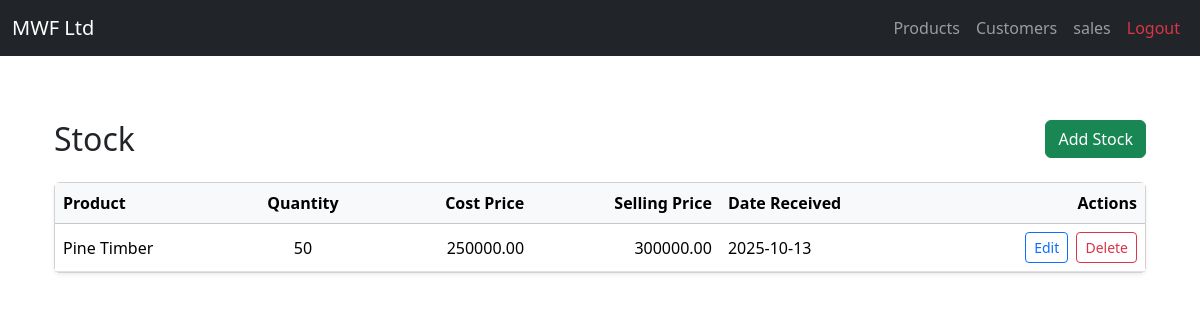
Page /stock/ on the earlier database version.
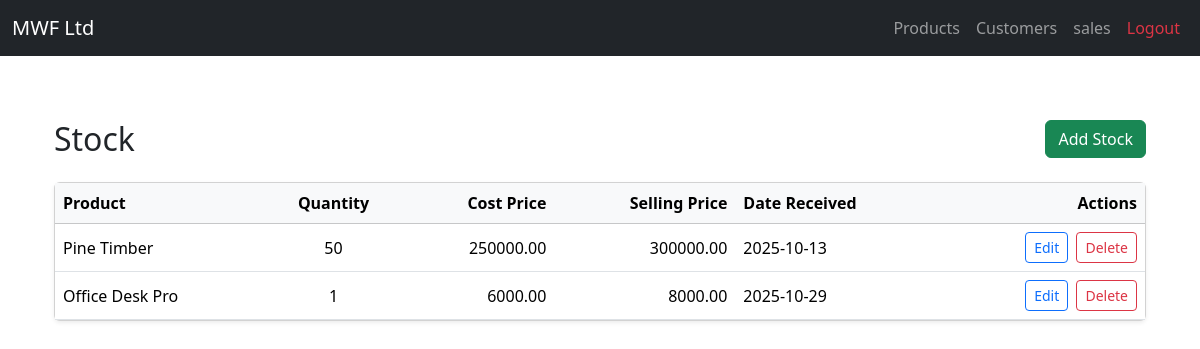
Same page on the later database version.
### stock/models.py (models this page shows, shortened)
class StockEntry(models.Model):
    product = models.ForeignKey(Product, on_delete=models.CASCADE)
    supplier = models.ForeignKey(Supplier, on_delete=models.SET_NULL, null=True)
    quantity = models.PositiveIntegerField()
    cost_price = models.DecimalField(max_digits=10, decimal_places=2)
    product_price = models.DecimalField(max_digits=10, decimal_places=2)
    quality = models.CharField(max_length=50)
    color = models.CharField(max_length=30, blank=True, null=True)
    measurements = models.CharField(max_length=100, blank=True, null=True)
    date_received = models.DateField(auto_now_add=True)

### products/models.py (models this page shows, shortened)
class Product(models.Model):
    WOOD = 'wood'
    FURNITURE = 'furniture'
    PRODUCT_TYPE_CHOICES = [
        (WOOD, 'Wood'),
        (FURNITURE, 'Furniture'),
    ]
    name = models.CharField(max_length=100)
    type = models.CharField(max_length=20, choices=PRODUCT_TYPE_CHOICES)
    category = models.CharField(max_length=50)  # e.g., sofa, timber
    description = models.TextField(blank=True)
    color = models.CharField(max_length=30, blank=True, null=True)
    measurements = models.CharField(max_length=100, blank=True, null=True)
    quality = models.CharField(max_length=50)
    product_price = models.DecimalField(max_digits=10, decimal_places=2)
    cost_price = models.DecimalField(max_digits=10, decimal_places=2)
    current_stock = models.PositiveIntegerField(default=0)
    date_added = models.DateField(auto_now_add=True)

### stock/views.py (the view)
# urls.py: path('', views.stock_list, name='stock_list'),
def stock_list(request):
    stocks = StockEntry.objects.all()
    return render(request, 'stock_list.html', {'stock': stocks})

### stock/templates/stock_list.html
{% extends "base.html" %}
{% block content %}
<div class="container mt-5">
    <div class="d-flex justify-content-between align-items-center mb-4">
        <h2 class="mb-0">Stock</h2>
        <a href="{% url 'add_stock' %}" class="btn btn-success">Add Stock</a>
    </div>
    {% if stock %}
    <div class="card shadow-sm">
        <div class="card-body p-0">
            <div class="table-responsive">
                <table class="table table-hover align-middle mb-0">
                    <thead class="table-light">
                        <tr>
                            <th scope="col">Product</th>
                            <th scope="col" class="text-center">Quantity</th>
                            <th scope="col" class="text-end">Cost Price</th>
                            <th scope="col" class="text-end">Selling Price</th>
                            <th scope="col">Date Received</th>
                            <th scope="col" class="text-end">Actions</th>
                        </tr>
                    </thead>
                    <tbody>
                        {% for item in stock %}
                        <tr>
                            <td>{{ item.product.name }}</td>
                            <td class="text-center">{{ item.quantity }}</td>
                            <td class="text-end">{{ item.cost_price }}</td>
                            <td class="text-end">{{ item.product_price }}</td>
                            <td>{{ item.date_received|date:"Y-m-d" }}</td>
                            <td class="text-end">
                                <a href="{% url 'edit_stock' item.pk %}" class="btn btn-sm btn-outline-primary">Edit</a>
                                <a href="{% url 'delete_stock' item.pk %}" class="btn btn-sm btn-outline-danger ms-1">Delete</a>
                            </td>
                        </tr>
                        {% endfor %}
                    </tbody>
                </table>
            </div>
        </div>
    </div>
    {% else %}
    <div class="text-center text-muted py-5">
        <p class="mb-0">No stock entries found.</p>
    </div>
    {% endif %}
</div>
{% endblock %}

Differences in the rows shown:
added StockEntry: product.name "Office Desk Pro", quantity "1", cost_price "6000.00", product_price "8000.00", date_received "2025-10-29"
